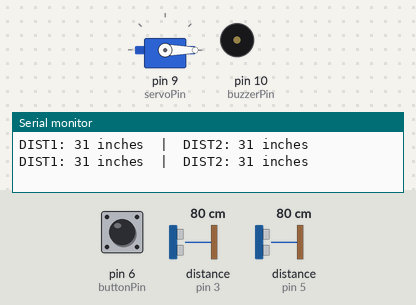
A sketch run on a simulated Arduino Uno, built with avr-gcc and run on an emulated ATmega328P. Parts: servo, buzzer (waves = sounding), the last lines printed to the serial monitor. Wiring (inferred from the names in the program): 2 × ultrasonic range finder: trigger pin 2, echo pin 3 / trigger pin 4, echo pin 5. The inputs (shaded band) are chosen by the test bench; at power-on: distance to the obstacle (sensors on pin 3, pin 5) 80 cm, pin 6 (buttonPin) HIGH. The echo pulse lasts 58.3 µs per cm.

Above: at 1.2 s.
1.3 s: distance to the obstacle (sensor on pin 3) set to 69 cm
2.8 s: distance to the obstacle (sensor on pin 3) set to 58 cm
At 3.5 s:
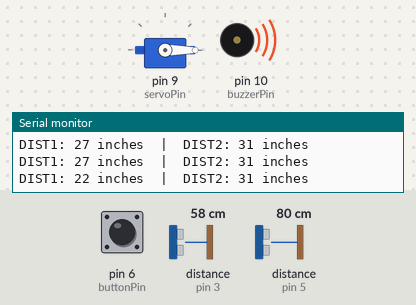
4.3 s: distance to the obstacle (sensor on pin 5) set to 31 cm
5.8 s: distance to the obstacle (sensor on pin 5) set to 24 cm
At 6.7 s:
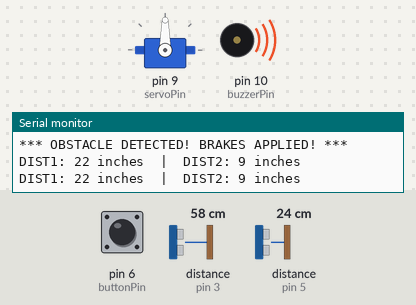
Timing chart, 0 to 8.3 s (numbered marks = the images above; inputs shaded):
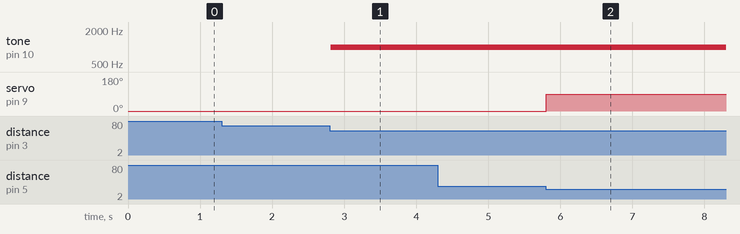

Measured:
- the behaviour switches between 64 and 63 cm on distance to the obstacle (sensor on pin 3) (found by bisection; images 0 and 1)
- the behaviour switches between 28 and 27 cm on distance to the obstacle (sensor on pin 5) (found by bisection; images 1 and 2)
- after the input at 2.8 s, tone on pin 10 (buzzerPin): silent → 1000 Hz at once
- after the input at 5.8 s, servo on pin 9 (servoPin): 0° → 90° at once

The sketch:

automatic_braking_system1.ino
```cpp
#include <Servo.h>

const int trigPin1= 2;
const int echoPin1 =3;
const int trigPin2 = 4;
 const int echoPin2=5;
const int buttonPin = 6;
const int servoPin =9;
const int buzzerPin = 10;

Servo brakeServo;

unsigned long lastDistancePrint=0;
unsigned long lastTimerTick = 0;
  unsigned long gracePeriodStart=0;

bool isBraking =false;
bool inGracePeriod = false;
int countdownRemaining = 60;

void setup() {
  Serial.begin(9600);

  pinMode(trigPin1,OUTPUT);
   pinMode(echoPin1, INPUT);
  pinMode(trigPin2, OUTPUT);
  pinMode(echoPin2, INPUT);

 pinMode(buzzerPin, OUTPUT);
  pinMode(buttonPin, INPUT_PULLUP);

  brakeServo.attach(servoPin);
    brakeServo.write(0);
}

void loop() {

  long distance1 = getDistance(trigPin1, echoPin1);
  long distance2= getDistance(trigPin2, echoPin2);

  long safeDist1 = (distance1 > 0) ? distance1: 999;
  long safeDist2 = (distance2 >0) ? distance2 : 999;


  if(millis() - lastDistancePrint >= 500) {
    lastDistancePrint = millis();
    Serial.print("DIST1: ");
      Serial.print(distance1);
    Serial.print(" inches  |  DIST2: ");
    Serial.print(distance2);
    Serial.println(" inches");
  }

  if (safeDist1 < 25 || safeDist2 < 25) {
    tone(buzzerPin,1000);
  } else{
    noTone(buzzerPin);
  }

  if (inGracePeriod) {
      if(millis() - gracePeriodStart >= 15000) {
      inGracePeriod = false;
      Serial.println("-> Grace period ended. Resuming normal obstacle scanning.");
    }
    else if (safeDist1 > 10 && safeDist2 > 10) {
        inGracePeriod = false;
      Serial.println("-> Obstacle cleared during grace period! Normal life resumed.");
    }
  }

  if (!inGracePeriod) {
    if (safeDist1 <= 10 || safeDist2 <= 10) {

      if (!isBraking) {
        isBraking= true;
        brakeServo.write(90);
        countdownRemaining =60;
        lastTimerTick = millis();
        Serial.println("\n*** OBSTACLE DETECTED! BRAKES APPLIED! ***");
      }
      else {
        if(millis() - lastTimerTick >= 1000) {
          countdownRemaining--;
          lastTimerTick = millis();
          Serial.print("Countdown: ");
          Serial.print(countdownRemaining);
          Serial.println(" seconds remaining...");
        }


        if (digitalRead(buttonPin)== LOW) {
          isBraking = false;
           brakeServo.write(0);
          inGracePeriod = true;
          gracePeriodStart = millis();
          Serial.println("\n-> MANUAL RESET PRESSED! Brakes Released.");
          Serial.println("-> You have 15 seconds to move the vehicle!");
        }

        if (countdownRemaining <= 0) {
          isBraking = false;
          brakeServo.write(0);
           inGracePeriod = true;
          gracePeriodStart = millis();
          Serial.println("\n-> COUNTDOWN HIT 0! Brakes Released.");
          Serial.println("-> You have 15 seconds to move the vehicle!");
        }
      }
    }
    else {
      if(isBraking) {
        isBraking = false;
        brakeServo.write(0);
        Serial.println("\n*** OBSTACLE CLEARED! Brakes Released, Timer Stopped. ***");
        Serial.println("*** Normal life resumed as it should be! ***\n");
      }
    }
  }
}

long getDistance(int trigPin, int echoPin) {
  digitalWrite(trigPin, LOW);
  delayMicroseconds(2);

  digitalWrite(trigPin,HIGH);
  delayMicroseconds(10);
  digitalWrite(trigPin, LOW);

  long duration = pulseIn(echoPin, HIGH, 30000);

  return duration * 0.0135 /2;
}

/*
-  It's constantly checking both sensors to see how far away stuff is in inches. It prints the distance to your screen every half second so it doesn't totally spam the console.
-If anything gets closer than 25 inches to either sensor, the buzzer starts screaming. It shuts up as soon as the thing moves away.
- If something gets way too close (10 inches or less), the servo instantly flips to 90 degrees to slam the brakes, and starts a 60-second countdown.
- If whatever was blocking the way moves while the brakes are on, it instantly kills the timer, lets go of the brakes, and goes back to normal without you having to wait around.
-If you hit the physical button (or if the 60 seconds finally run out), the brakes release and you get a 15-second "grace period". This just gives you time to back the car up without the brakes auto-triggering again.
*/
```
